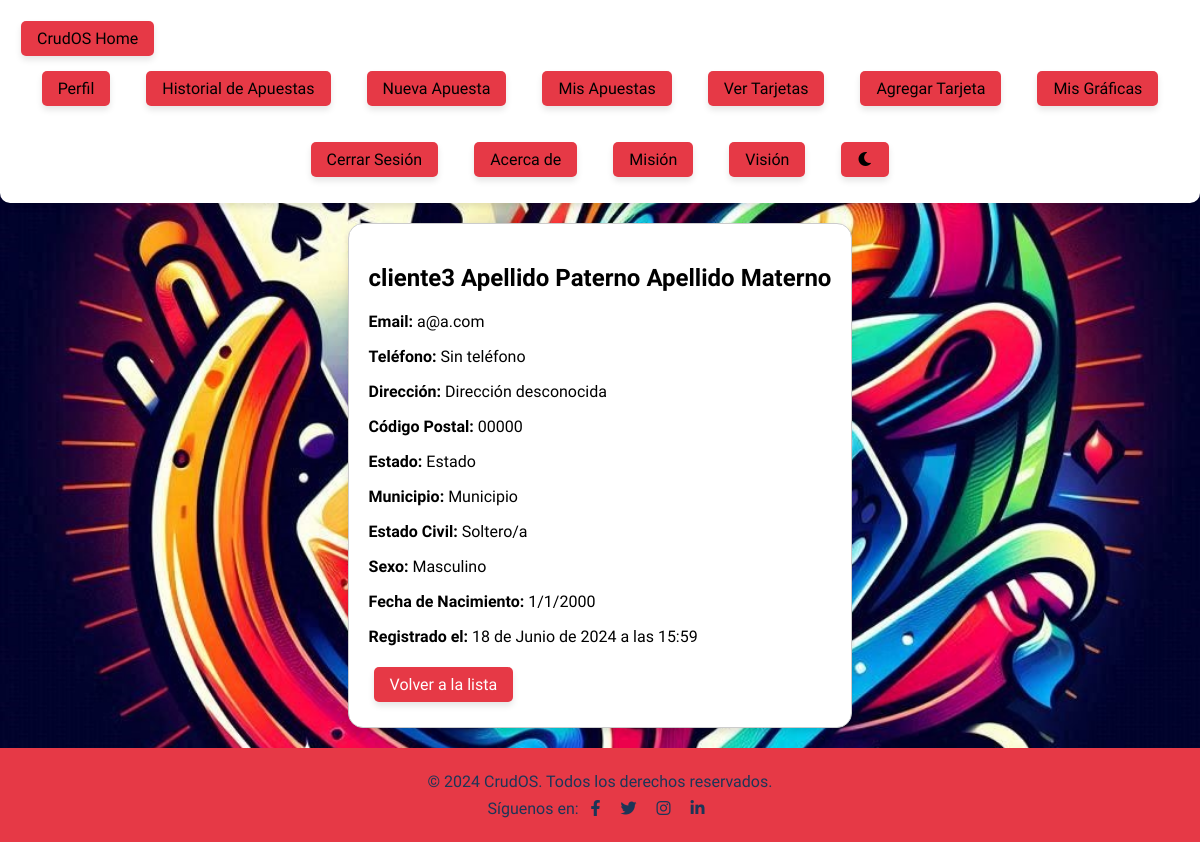
/clientes/cliente/1/ (signed in), run on the app's committed database.
### clientes/models.py (models this page shows, shortened)
class Cliente(models.Model):
    SEXO_CHOICES = [
        ('M', 'Masculino'),
        ('F', 'Femenino'),
        ('O', 'Otro'),
    ]
    ESTADO_CIVIL_CHOICES = [
        ('S', 'Soltero/a'),
        ('C', 'Casado/a'),
        ('D', 'Divorciado/a'),
        ('V', 'Viudo/a'),
    ]
    user = models.OneToOneField(User, on_delete=models.CASCADE)  # Relación uno a uno con el modelo User
    nombre = models.CharField(max_length=100)  # Nombre del cliente
    apellido_paterno = models.CharField(max_length=100, default='Apellido Paterno')  # Apellido paterno del cliente
    apellido_materno = models.CharField(max_length=100, default='Apellido Materno')  # Apellido materno del cliente
    direccion = models.CharField(max_length=255, default='Dirección desconocida')  # Dirección del cliente
    codigo_postal = models.CharField(max_length=10, default='00000')  # Código postal del cliente
    estado = models.CharField(max_length=100, default='Estado')  # Estado donde reside el cliente
    municipio = models.CharField(max_length=100, default='Municipio')  # Municipio donde reside el cliente
    estado_civil = models.CharField(max_length=1, choices=ESTADO_CIVIL_CHOICES, default='S')  # Estado civil del cliente
    sexo = models.CharField(max_length=1, choices=SEXO_CHOICES, default='M')  # Sexo del cliente
    dia_nacimiento = models.IntegerField(default=1)  # Día de nacimiento del cliente
    mes_nacimiento = models.IntegerField(default=1)  # Mes de nacimiento del cliente
    anio_nacimiento = models.IntegerField(default=2000)  # Año de nacimiento del cliente
    email = models.EmailField(unique=True)  # Email del cliente
    telefono = models.CharField(max_length=15, default='Sin teléfono', validators=[RegexValidator(regex=r'^\+?1?\d{9,15}$')])  # Teléfono del cliente
    fecha_registro = models.DateTimeField(auto_now_add=True)  # Fecha de registro del cliente
    class Meta:
        indexes = [
            models.Index(fields=['email']),
            models.Index(fields=['telefono']),
        ]

### clientes/views.py (the view)
# urls.py: path('cliente/<int:id>/', views.cliente_detail, name='cliente_detail'),  # Detalle de un cliente
@login_required
def cliente_detail(request, id):
    cliente = get_object_or_404(Cliente, id=id)
    if request.user.is_staff or cliente.user == request.user:
        return render(request, 'clientes/cliente_detail.html', {'cliente': cliente})
    else:
        return redirect('clientes_list')

### clientes/templates/clientes/cliente_detail.html (shortened to what this page needs)
{% extends 'clientes/base.html' %}
{% block content %}
<div class="form-container">
    <h2>{{ cliente.nombre }} {{ cliente.apellido_paterno }} {{ cliente.apellido_materno }}</h2>
    <p><strong>Email:</strong> {{ cliente.email }}</p>
    <p><strong>Teléfono:</strong> {{ cliente.telefono }}</p>
    <p><strong>Dirección:</strong> {{ cliente.direccion }}</p>
    <p><strong>Código Postal:</strong> {{ cliente.codigo_postal }}</p>
    <p><strong>Estado:</strong> {{ cliente.estado }}</p>
    <p><strong>Municipio:</strong> {{ cliente.municipio }}</p>
    <p><strong>Estado Civil:</strong> {{ cliente.get_estado_civil_display }}</p>
    <p><strong>Sexo:</strong> {{ cliente.get_sexo_display }}</p>
    <p><strong>Fecha de Nacimiento:</strong> {{ cliente.dia_nacimiento }}/{{ cliente.mes_nacimiento }}/{{ cliente.anio_nacimiento }}</p>
    <p><strong>Registrado el:</strong> {{ cliente.fecha_registro }}</p>
    <button class="nav-button" onclick="location.href='{% url 'clientes_list' %}'">Volver a la lista</button>
</div>
{% endblock %}

### static/css/styles.css (style rules this page uses)
:root { --primary-color: #e63946; --secondary-color: #1d3557; --accent-color: #f77f00; --background-color: #ffffff; --text-color: #000000; --light-bg: #f1faee; --dark-bg: #1d3557; --light-text: #1d3557; --dark-text: #f1faee; --dark-bg-gray: #1d3557; --dark-secondary-gray: #457b9d; --button-hover: #a8dadc; --input-border: #e63946; }
body { font-family: 'Artmy Ornament', sans-serif; margin: 0; padding: 0; transition: background-color 0.3s, color 0.3s; text-align: center; color: var(--text-color); display: flex; flex-direction: column; justify-content: center; align-items: center; background-color: var(--background-color); background-image: url("/static/img/Fondo.jpg"); background-repeat: no-repeat; background-size: cover; background-position: center center; background-attachment: fixed; }
body.light-mode { background-color: var(--background-color); color: var(--text-color); }
.nav-link, .nav-button { color: var(--background-color); text-decoration: none; padding: 0.5rem 1rem; border-radius: 5px; transition: background-color 0.3s ease, transform 0.3s ease; background-color: var(--primary-color); border: none; cursor: pointer; font-size: 16px; display: inline-block; text-align: center; margin: 5px; box-shadow: 0 4px 6px rgba(0, 0, 0, 0.1); font-family: 'Artmy Ornament', sans-serif; }
.form-container { max-width: 800px; margin: 20px auto; padding: 20px; border: 1px solid var(--input-border); border-radius: 15px; transition: background-color 0.3s, border-color 0.3s; font-family: 'Artmy Ornament', sans-serif; text-align: left; box-shadow: 0 4px 6px rgba(0, 0, 0, 0.1); background-color: var(--background-color); color: var(--text-color); }
.form-container.light-mode { background-color: var(--background-color); border-color: #ccc; color: var(--text-color); }
.form-container h2, .form-container h1 { text-align: center; margin-bottom: 20px; }

### data on the page
Cliente: nombre "cliente3", apellido_paterno "Apellido Paterno", apellido_materno "Apellido Materno", email "a@a.com", telefono "Sin teléfono", direccion "Dirección desconocida", codigo_postal "00000", estado "Estado", municipio "Municipio", estado_civil "Soltero/a", sexo "Masculino", dia_nacimiento "1", mes_nacimiento "1", anio_nacimiento "2000", fecha_registro "18 de Junio de 2024 a las 15:59"
